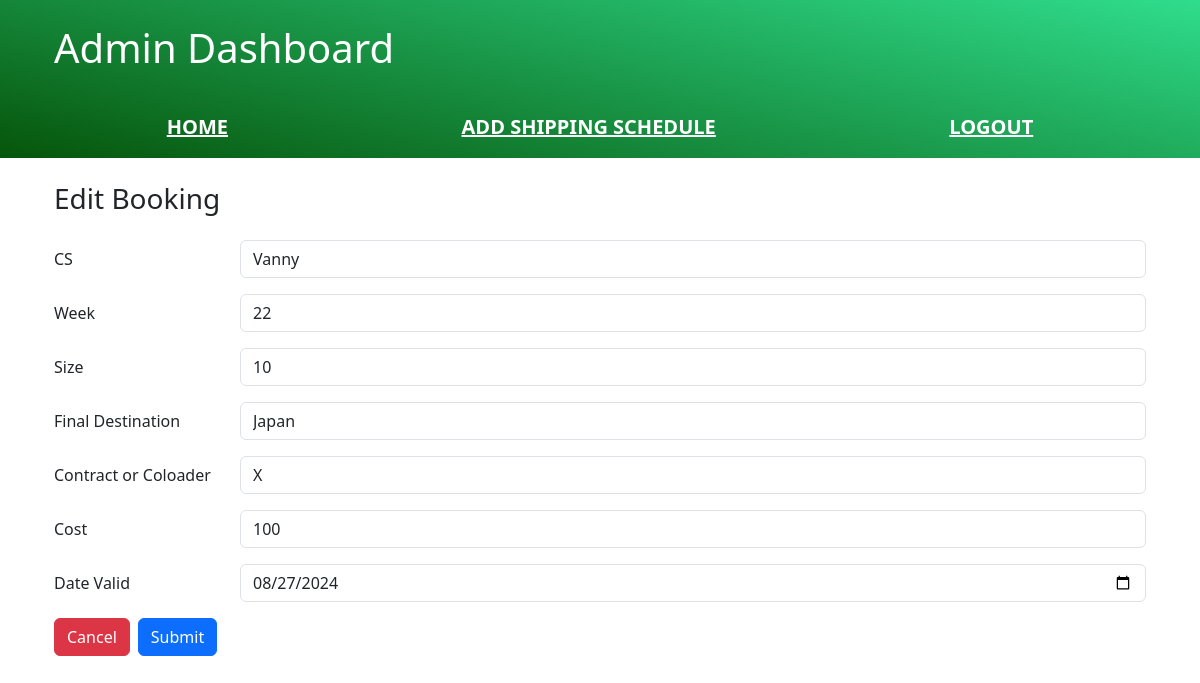
Before: /admin/edit_booking/1 (signed in) with the older database file.
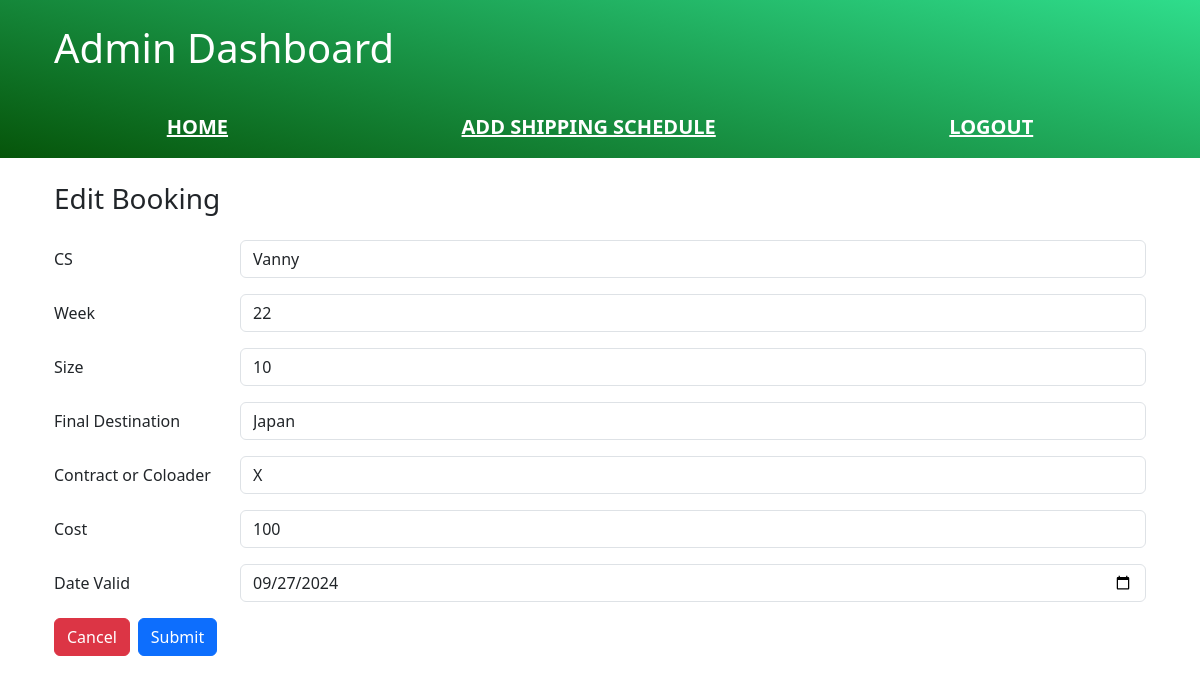
After: the same page with the newer database file.
### app/model.py (models this page shows, shortened)
class Data_booking(db.Model):
    __tablename__ = 'data_booking'
    id = db.Column(db.Integer, primary_key=True)
    CS = db.Column(db.String(50), nullable=False)                                           #   Customer service
    week = db.Column(db.Integer, nullable=False)                                            #
    size = db.Column(db.String(100), nullable=False) #Will change later                     #   Container size
    Final_Destination = db.Column(db.String(100), nullable= False)                          #   Final destination
    Contract_or_Coloader = db.Column(db.String(100), nullable=False) #Will change later     #   Contract/Co-loader
    cost = db.Column(db.Integer, nullable=False)                                            #   Cost
    Date_Valid = db.Column(db.DateTime, nullable=False)                                     #   Rate valid (should be in datetime format)
    date_created = db.Column(db.DateTime, default=datetime.utcnow)
    data_shipping_schedule_id = db.Column(db.Integer, db.ForeignKey('data_shipping_schedule.id'), nullable=False)
    user_id = db.Column(db.Integer, db.ForeignKey('user_data.id'), nullable=False)

### app/routes/admin.py (the view, shortened to what this page needs)
@admin.route("/edit_booking/<int:id>", methods=["GET", "POST"])
@login_required
@role_required("admin")
def edit_booking_data(id):
    booking_data = Data_booking.query.get_or_404(id)
    return render_template("edit_booking.html", mode="Edit", data=booking_data)

### app/restriction.py (called while the page is built)
def role_required(rank):
    def decorator(func):
        @wraps(func)
        def decorated_view(*args, **kwargs):
            if not current_user.is_authenticated or current_user.rank != rank:
                abort(403)  # Forbidden
            return func(*args, **kwargs)
        return decorated_view
    return decorator

### driver.py (called while the page is built)
@login_manager.user_loader
def load_user(user_id):
    return User_data.query.get(int(user_id))

### templates/edit_booking.html (shortened to what this page needs)
{% extends 'base.html' %}
{% from '_render_input.html' import render_input_text, render_input_number, render_input_date %}
{% block body %}
{% include 'header.html' %}
<section class="container p-4">
  <h3>{{ mode }} Booking</h3>
  <form method="POST" class="mt-4">
    {{ render_input_text(name='CS', id='CS', required=True, value=data.CS) }}
    {{ render_input_number(name='Week', id='week', required=True, value=data.week) }}
    {{ render_input_text(name='Size', id='size', required=True, value=data.size) }}
    {{ render_input_text(name='Final Destination', id='Final_Destination', required=True, value=data.Final_Destination)
    }}
    {{ render_input_text(name='Contract or Coloader', id='Contract_or_Coloader', required=True,
    value=data.Contract_or_Coloader) }}
    {{ render_input_number(name='Cost', id='cost', required=True, value=data.cost) }}
    {{ render_input_date(name='Date Valid', id='Date_Valid', required=True, value=data.Date_Valid) }}
    <div class="d-inline-flex gap-2">
      <a class="btn btn-danger" href="javascript:history.back()">Cancel</a>
      <input class="btn btn-primary" type="submit" value="Submit" />
    </div>
  </form>
</section>
{% endblock %}

### templates/_render_input.html (shortened to what this page needs)
{% macro render_input_text(name='', id='', value='', required=False) %}
<div class="mb-3 row align-items-baseline">
  <label class="col-sm-2" for="{{ id }}">{{ name }}</label>
  <div class="col-sm-10">
    <input class="form-control" type="text" name="{{ id }}" id="{{ id }}" value="{{ value }}" {% if required %} required
      {% endif %} />
  </div>
</div>
{% endmacro %}
{% macro render_input_number(name='', id='', value='', required=False) %}
<div class="mb-3 row align-items-baseline">
  <label class="col-sm-2" for="{{ id }}">{{ name }}</label>
  <div class="col-sm-10">
    <input class="form-control" type="number" name="{{ id }}" id="{{ id }}" value="{{ value }}" {% if required %}
      required {% endif %} />
  </div>
</div>
{% endmacro %}
{% macro render_input_date(name='', id='', value='', required=False) %}
<div class="mb-3 row align-items-baseline">
  <label class="col-sm-2" for="{{ id }}">{{ name }}</label>
  <div class="col-sm-10">
    <input class="form-control" type="date" name="{{ id }}" id="{{ id }}" value="{{ value.date() }}" {% if required %}
      required {% endif %} />
  </div>
</div>
{% endmacro %}

Changed rows visible on the page:
changed Data_booking "Vanny": Date_Valid "08/27/2024" → "09/27/2024"
